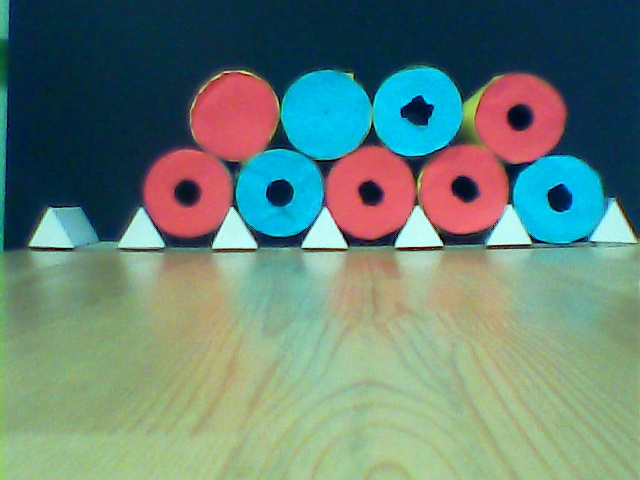
//> input picture board_latest.jpg, 640 x 480 px
$ ./ObserveTheBoard   (built with g++ and OpenCV 4)
//> lines starting //> are read from the running program, lines starting //| are printed output that depends on the picture; after the words box and inside, x2 and y2 are one past the last pixel; in counts of white or black regions, pixels touching at a corner belong together
#include "opencv2/imgproc/imgproc.hpp"
#include "opencv2/highgui/highgui.hpp"
#include <stdlib.h>
#include <stdio.h>
#include <iostream>
#include <time.h>


using namespace cv;
using namespace std;


/*
NOTES:
Sıralama tamam.
Contourların içinin okunup bir datastructure'a atılması kaldı.


*/

Mat image;
int thresh = 100;
int max_thresh = 255;
int lowest_row = 0;


Mat FindCorners(Mat input, Mat test, int control);
Mat FindWhiteTriangles(Mat);
void templateMatching(Mat img);
void HSV_detect( int, void* );
Mat DrawLines(Mat input);
void FindAreas(int* out_matrix, Mat input, Mat original_image);
Mat FillInside(Mat input);
Point GetMassCenter(Mat input);
Point GetRightLeg(Mat input);
Point GetLeftLeg(Mat input);
bool WhatColor(Mat image, Mat input, int color_choice);


/** @function main */
int main( int argc, char** argv )
{
  image = imread("board_latest.jpg", CV_LOAD_IMAGE_COLOR);
//> image is the input picture: 480 rows x 640 cols, CV_8UC3; mean B, G, R 118.5, 129.7, 102.6

  Mat z;
  time_t start,end;
  time (&start);


  Mat x = FindWhiteTriangles(image);
//> in FindWhiteTriangles, `cvtColor(image, image_hsv, COLOR_BGR2HSV);`: image_hsv: 480 rows x 640 cols, CV_8UC3; mean H, S, V 79.3, 136.6, 151.2
//> in FindWhiteTriangles, `inRange(image_hsv, Scalar(hue_low,sat_low,val_low), Scalar(hue_high, s..`:
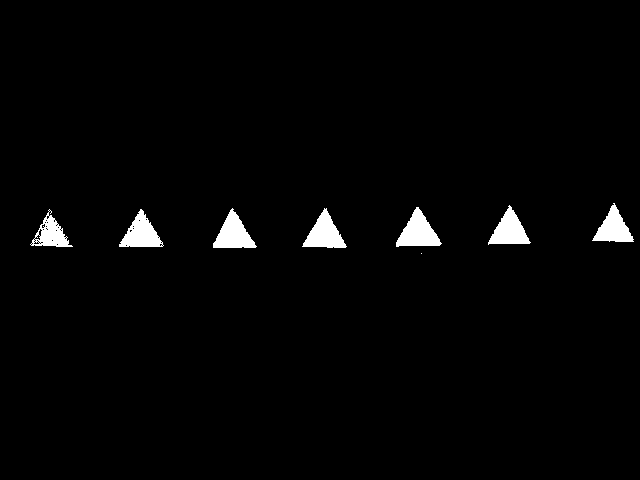
//> image_mask: 480 rows x 640 cols, CV_8UC1; 2% white; 8 white regions (1 under 20 px), largest, box (x1, y1, x2, y2) and area: (396, 207, 442, 247) 994, (213, 208, 257, 248) 937, (302, 208, 347, 248) 927
  //imshow("x",x);
  //waitKey(0);
  Mat y = FillInside(x);
  //imshow("y",y);
  //waitKey(0);
  Mat result;
  result = DrawLines(y);
  //imshow( "Contours", result );

  //imshow("Board", image);
  //z = FindAreas(result, image);

  int out_matrix[7][7] = {0};

  FindAreas(out_matrix, result, image);
  //imshow( "Decision", z );
  cout << "Output Matrix:" << endl;
    for (int i= 6; i>-1; i-- ){
      for (int j= 0; j<7; j++ ){
        cout<<out_matrix[i][j]<<"\t";
      }
      cout<<endl;
    }

  time (&end);
  double dif = difftime (end,start);
  printf ("Elasped time is %.2lf seconds.", dif );


  return 0;

}


Mat FindCorners(Mat input, Mat test, int control){
	/*
	Draws necessary connections.
	NOTE: Lower ones need to be drawn.
	*/

	int length = input.checkVector(2);

	int xmin = 0, xmax = 0, ymin = 0;
	Point ptxmin, ptxmax, ptymin;

	const Point* pts = input.ptr<Point>();
	Point pt = pts[0];

	ptxmin  = ptxmax = ptymin = pt;
    xmin = xmax = pt.x;
    ymin = pt.y;

    for( int i = 1; i < length; i++ )
    {
        pt = pts[i];

        if( xmin > pt.x )
        {
            xmin = pt.x;
            ptxmin = pt;
        }


        if( xmax < pt.x )
        {
            xmax = pt.x;
            ptxmax = pt;
        }

        if( ymin > pt.y )
        {
            ymin = pt.y;
            ptymin = pt;
        }
    }
    Point testing = Point((ptxmax.x+ptxmin.x)/2.0,(ptxmax.y+ptxmin.y)/2.0);

    // Determine where the end point is going to be for the lines.
    // For ptxmax, ptymin line:
    double slope = double(ptxmax.y - ptymin.y)/(ptxmax.x - ptymin.x);

    double slope_to_zero = double(ptxmax.y - 0)/(ptxmax.x - 0);

	// If slope_to_zero is smaller than slope, it means that line is going to hit y=0 axis.
	// Else, it hits x= 0 axis.
	if (control != -1) {
	if (slope_to_zero<slope){
		Point edge = Point(int(-(ptxmax.y/slope)+ptxmax.x) ,0);

		line( test, ptxmax, edge, Scalar( 255, 0, 0 ),  2, 8 );
	}
	else{
		Point edge = Point(0, int(-slope*ptxmax.x+ptxmax.y));
		line( test, ptxmax, edge, Scalar( 255, 0, 0 ),  2, 8 );

	}
	}
	else {line( test, ptxmax, ptymin, Scalar( 255, 0, 0 ),  2, 8 );	}

	// For ptxmin, ptymin line:
	slope = double(ptxmin.y - ptymin.y)/(ptymin.x - ptxmin.x);

    slope_to_zero = double(ptxmin.y - 0)/(640 - ptxmin.x);


	// If slope_to_zero is smaller than slope, it means that line is going to hit y=0 axis.
	// Else, it hits x= 640 axis.
    if (control != 1) {
	if (slope_to_zero<slope){
		Point edge = Point(int((ptxmin.y/slope)+ptxmin.x) ,5); //5 -> 0

		line( test, ptxmin, edge, Scalar( 255, 0, 0 ),  2, 8 );
	}
	else{
		Point edge = Point(640, int(slope*(ptxmin.x - 630)+ptxmin.y)); //630 -> 640
		line( test, ptxmin, edge, Scalar( 255, 0, 0 ),  2, 8 );

	}
    }
    else {line( test, ptxmin, ptymin, Scalar( 255, 0, 0 ),  2, 8 );	}


    return test;
}

Point GetMassCenter(Mat input){
	/*
	Draws necessary connections.
	NOTE: Lower ones need to be drawn.
	*/

	int length = input.checkVector(2);

	int xmin = 0, xmax = 0, ymin = 0;
	Point ptxmin, ptxmax, ptymin;

	const Point* pts = input.ptr<Point>();
	Point pt = pts[0];

	ptxmin  = ptxmax = ptymin = pt;
    xmin = xmax = pt.x;
    ymin = pt.y;

    for( int i = 1; i < length; i++ )
    {
        pt = pts[i];

        if( xmin > pt.x )
        {
            xmin = pt.x;
            ptxmin = pt;
        }


        if( xmax < pt.x )
        {
            xmax = pt.x;
            ptxmax = pt;
        }

        if( ymin > pt.y )
        {
            ymin = pt.y;
            ptymin = pt;
        }
    }
    Point masscenter = Point((ptxmax.x+ptxmin.x+ptymin.x)/3,(ptxmax.y+ptxmin.y+ptymin.y)/3);

    return masscenter;
}

Point GetRightLeg(Mat input){
	/*
	Draws necessary connections.
	NOTE: Lower ones need to be drawn.
	*/

	int length = input.checkVector(2);

	int xmin = 0, xmax = 0, ymin = 0;
	Point ptxmin, ptxmax, ptymin;

	const Point* pts = input.ptr<Point>();
	Point pt = pts[0];

	ptxmin  = ptxmax = ptymin = pt;
    xmin = xmax = pt.x;
    ymin = pt.y;

    for( int i = 1; i < length; i++ )
    {
        pt = pts[i];

        if( xmax < pt.x )
        {
            xmax = pt.x;
            ptxmax = pt;
        }


    }

    return ptxmax;
}
Point GetLeftLeg(Mat input){
	/*
	Draws necessary connections.
	NOTE: Lower ones need to be drawn.
	*/

	int length = input.checkVector(2);

	int xmin = 0, xmax = 0, ymin = 0;
	Point ptxmin, ptxmax, ptymin;

	const Point* pts = input.ptr<Point>();
	Point pt = pts[0];

	ptxmin  = ptxmax = ptymin = pt;
    xmin = xmax = pt.x;
    ymin = pt.y;

    for( int i = 1; i < length; i++ )
    {
        pt = pts[i];

        if( xmin > pt.x )
        {
            xmin = pt.x;
            ptxmin = pt;
        }

    }

    return ptxmin;
}

Mat FillInside(Mat input){
  Mat image = input.clone();
  Mat element = getStructuringElement( MORPH_ELLIPSE, Size( 2*4 + 1, 2*4+1 ), Point( 4, 4 ) );
  Mat result;
  morphologyEx( image, result, MORPH_CLOSE, element );
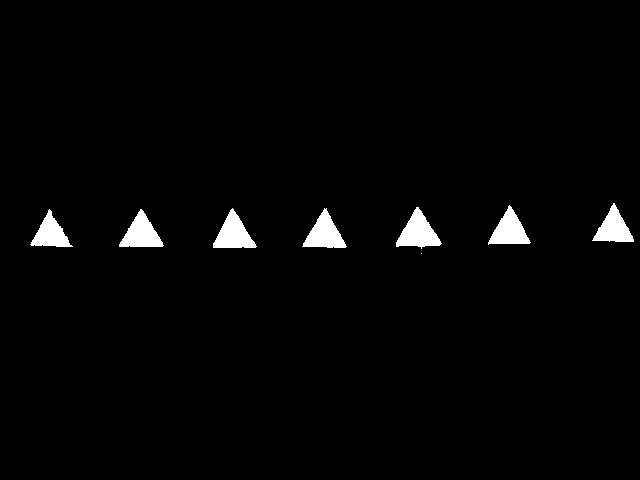
//> result: 480 rows x 640 cols, CV_8UC1; 2.1% white; 8 white regions (1 under 20 px), largest, box (x1, y1, x2, y2) and area: (396, 207, 442, 249) 1008, (213, 208, 257, 248) 946, (302, 208, 347, 248) 932
  return result;
}

Mat DrawLines(Mat input){
  Mat image = input.clone();
  blur( image, image, Size(3,3) );
  Mat canny_output;
  vector<vector<Point> > contours;
  vector<Vec4i> hierarchy;
  int thresh = 100;

  Canny( image, canny_output, thresh, thresh*2, 3 );
  /// Find contours
  findContours( canny_output, contours, hierarchy, CV_RETR_TREE, CV_CHAIN_APPROX_SIMPLE, Point(0, 0) );
  /// Draw contours
  Mat drawing = Mat::zeros( canny_output.size(), CV_8UC3 );
  Mat test = Mat::zeros(image.size(), image.type());

  // [16 lines of commented-out code are left out]

  int number_of_contours = 0;
  for( int i = 0; i< contours.size(); i++ ){
    Scalar color = Scalar( 0, 0, 255 );
    if (hierarchy[i][3] != -1){continue;}
    number_of_contours++;
    //drawing = FindCorners(Mat(contours[i]), drawing);

    }
  lowest_row = number_of_contours-1; // If 7 triangles are seen, then there are 6 slots.
    int counter = 0;
    // Holds contours whom are actually drawn.
    int array_contours [number_of_contours] ;
    int contour_centers [number_of_contours] ;
    for( int i = 0; i< contours.size(); i++ ){
    if (hierarchy[i][3] != -1){continue;}
    array_contours[counter] = i;
    contour_centers[counter] = GetMassCenter(Mat(contours[i])).x ;

    counter++;
    }

    int ranking [number_of_contours];
    for( int i = 0; i<number_of_contours; i++ ){
    	int counter = 0;
    	for( int j = 0; j< number_of_contours; j++ ){
    		if (contour_centers[i]>contour_centers[j]){
    			counter++;
    		}
    	}
    	ranking[i] = counter;

    }


    int sorted_contours [number_of_contours];
    for(int i=0; i<number_of_contours; i++ ){
    	sorted_contours[ranking[i]] = array_contours[i];
    }

    Point right_leg;
    Point left_leg;
    for( int i = 0; i< number_of_contours; i++ ){
    Scalar color = Scalar( 0, 0, 255 );
    int control = 0;
    if (i == 0) control=-1;
    if (i == number_of_contours-1) control=1;
    drawing = FindCorners(Mat(contours[sorted_contours[i]]), drawing, control);
    if (i>0) right_leg = GetRightLeg(Mat(contours[sorted_contours[i-1]]));
    if (i>0 ) left_leg = GetLeftLeg(Mat(contours[sorted_contours[i]]));

    if (i>0) line( drawing, left_leg, right_leg, Scalar( 255, 0, 0 ),  2, 8 );
	}
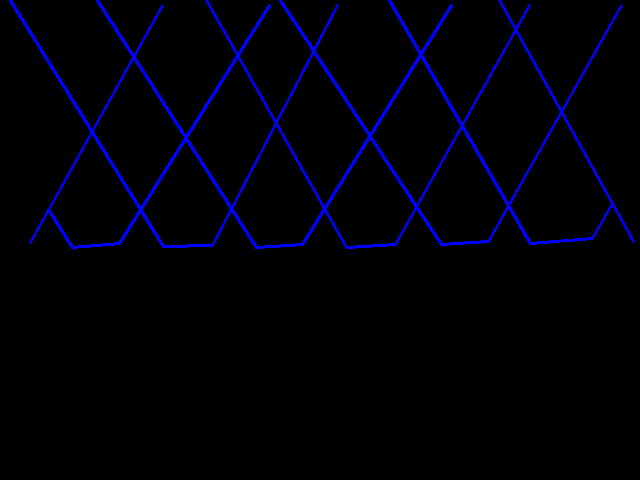
//> drawing: 480 rows x 640 cols, CV_8UC3; mean B, G, R 9, 0, 0
//> (the run ends here: the program needs code that is not available in this run, at `FindAreas(out_matrix, result, image);`)
